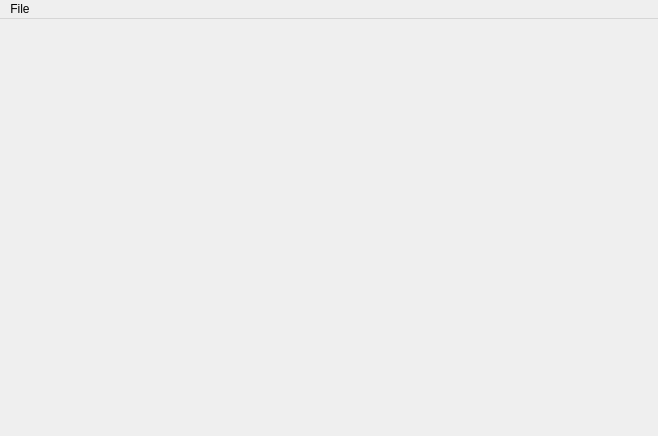
<?xml version="1.0" encoding="UTF-8"?>
<ui version="4.0">
 <class>MainWindow</class>
 <widget class="QMainWindow" name="MainWindow">
  <property name="geometry">
   <rect>
    <x>0</x>
    <y>0</y>
    <width>658</width>
    <height>436</height>
   </rect>
  </property>
  <property name="windowTitle">
   <string>MainWindow</string>
  </property>
  <widget class="QWidget" name="centralWidget"/>
  <widget class="QMenuBar" name="menuBar">
   <property name="geometry">
    <rect>
     <x>0</x>
     <y>0</y>
     <width>658</width>
     <height>19</height>
    </rect>
   </property>
   <widget class="QMenu" name="menuFile">
    <property name="title">
     <string>File</string>
    </property>
    <addaction name="actionOpen_Image"/>
   </widget>
   <addaction name="menuFile"/>
  </widget>
  <action name="actionOpen_Image">
   <property name="text">
    <string>Open Image</string>
   </property>
  </action>
 </widget>
 <layoutdefault spacing="6" margin="11"/>
 <resources/>
 <connections/>
</ui>
